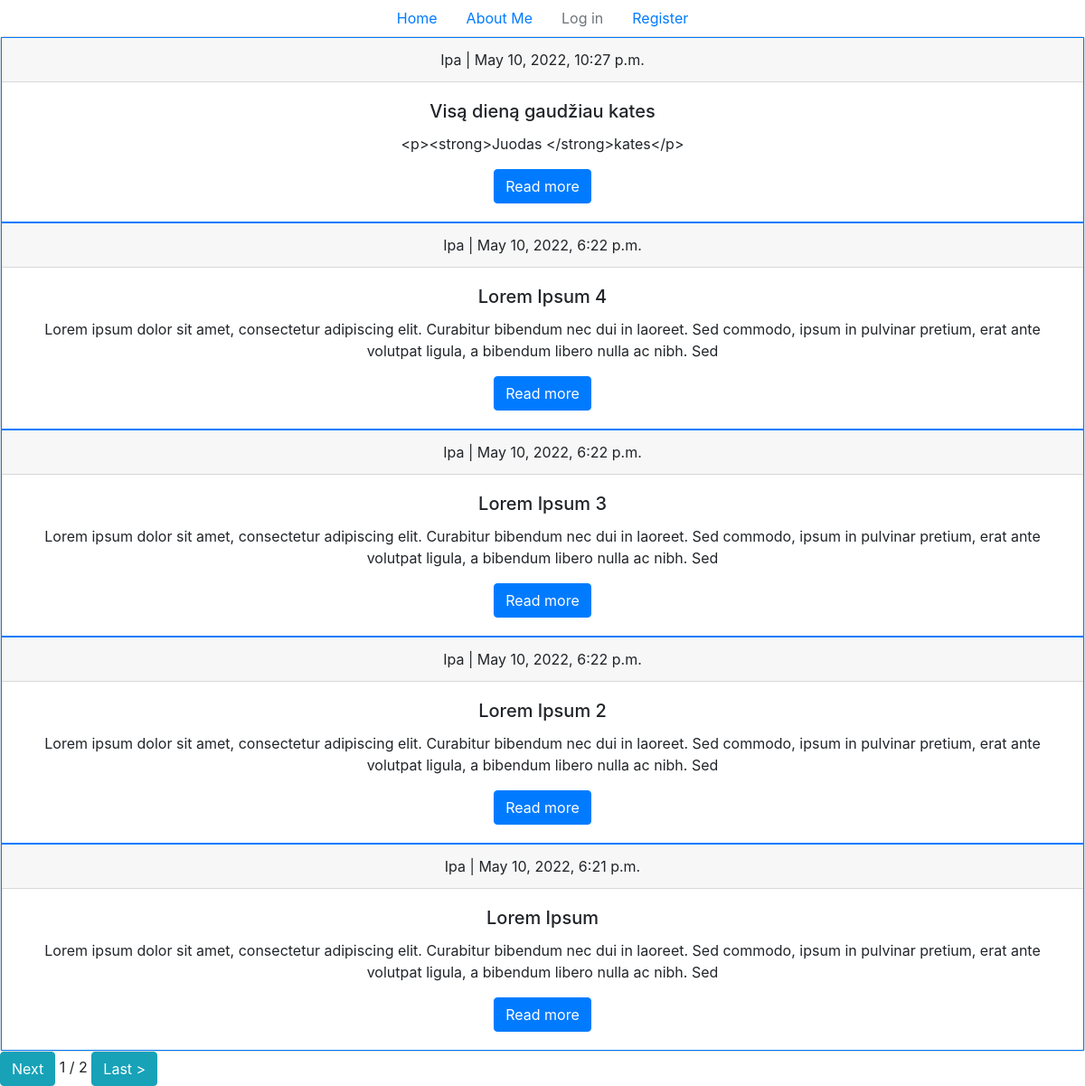
The page / on the database its author committed.
### ipaBLOG/models.py (models this page shows, shortened)
class Article(models.Model):
    title = models.CharField(max_length=100)
    user = models.ForeignKey(User, on_delete=models.CASCADE)
    published = models.DateTimeField(auto_now=True)
    content = HTMLField()
    objects = models.Manager()
    id = models.BigAutoField(primary_key=True)
    class Meta:
        ordering = ['-published']

### ipaBLOG/views.py (the view)
# urls.py: path('', views.ArticleListView.as_view(), name='home'),
class ArticleListView(generic.ListView):
    model = Article
    paginate_by = 5
    queryset = Article.objects.all().order_by('-published')
    template_name = 'index.html'

### templates/index.html (shortened to what this page needs)
{% extends "base.html" %}
{% block content %}
<div class="card text-center">
    {% for article in article_list %}
    <span class="border border-primary">
      <div class="card-header">
        {{ article.user }} | {{ article.published}}
      </div>
      <div class="card-body">
        <h5 class="card-title">{{ article.title }}</h5>
        <p class="card-text">{{article.content|slice:":200" }}</p>
        <a href="{% url 'articles' article.id %}" class="btn btn-primary">Read more</a>
      </div>
    </span>
    {% endfor %}
</div>
<div class="pagination">
    <span class="step-links">
        {% if page_obj.has_next %}
            <a href="?page={{ page_obj.next_page_number }}" class="btn btn-info">Next</a>
                <span class="current">
                    {{ page_obj.number }} / {{ page_obj.paginator.num_pages }}
                </span>
            <a href="?page={{ page_obj.paginator.num_pages }}" class="btn btn-info">Last ></a>
        {% endif %}
    </span>
</div>
{% endblock %}

### templates/base.html (shortened to what this page needs)
<!doctype html>
<html lang="en">
<head>
    <link rel="stylesheet" href="https://cdn.jsdelivr.net/npm/bootstrap@4.1.3/dist/css/bootstrap.min.css">
</head>
<body>
{% block navbar %}
    <ul class="nav justify-content-center">
      <li class="nav-item">
        <a class="nav-link active" href="{% url 'home' %}">Home</a>
      </li>
      <li class="nav-item">
        <a class="nav-link" href="#">About Me</a>
      </li>
    {% if user.is_authenticated %}
        <li class="nav-item">
            <a class="nav-link text-success" href="#">{{ user.get_username }}</a>
        </li>
        <li class="nav-item">
            <a class="nav-link disabled" href="{% url 'logout'%}?next=/">Log out</a>
        </li>
    {% else %}
      <li class="nav-item">
        <a class="nav-link disabled" href="{% url 'login'%}?next={{request.path}}">Log in</a>
      </li>
        <li class="nav-item"><a class="nav-link" href="{% url 'register'%}">Register</a></li>
    </ul>
    {% endif %}
{% endblock navbar %}
{% block content %}
{% endblock content %}
</body>
</html>

### rows shown on the page
Article: user "Ipa", published "May 10, 2022, 10:27 p.m.", title "Visą dieną gaudžiau kates", content "<p><strong>Juodas </strong>kates</p>"
Article: user "Ipa", published "May 10, 2022, 6:22 p.m.", title "Lorem Ipsum 4", content "Lorem ipsum dolor sit amet, consectetur adipiscing elit. Curabitur bibendum nec dui in laoreet. Sed commodo, ipsum in pulvinar pretium, erat ante volutpat ligula, a bibendum libero nulla ac nibh. Sed"
Article: user "Ipa", published "May 10, 2022, 6:22 p.m.", title "Lorem Ipsum 3", content "Lorem ipsum dolor sit amet, consectetur adipiscing elit. Curabitur bibendum nec dui in laoreet. Sed commodo, ipsum in pulvinar pretium, erat ante volutpat ligula, a bibendum libero nulla ac nibh. Sed"
Article: user "Ipa", published "May 10, 2022, 6:22 p.m.", title "Lorem Ipsum 2", content "Lorem ipsum dolor sit amet, consectetur adipiscing elit. Curabitur bibendum nec dui in laoreet. Sed commodo, ipsum in pulvinar pretium, erat ante volutpat ligula, a bibendum libero nulla ac nibh. Sed"
Article: user "Ipa", published "May 10, 2022, 6:21 p.m.", title "Lorem Ipsum", content "Lorem ipsum dolor sit amet, consectetur adipiscing elit. Curabitur bibendum nec dui in laoreet. Sed commodo, ipsum in pulvinar pretium, erat ante volutpat ligula, a bibendum libero nulla ac nibh. Sed"

### other values the page prints
{{ page_obj.number }} "1"
{{ page_obj.paginator.num_pages }} "2"
